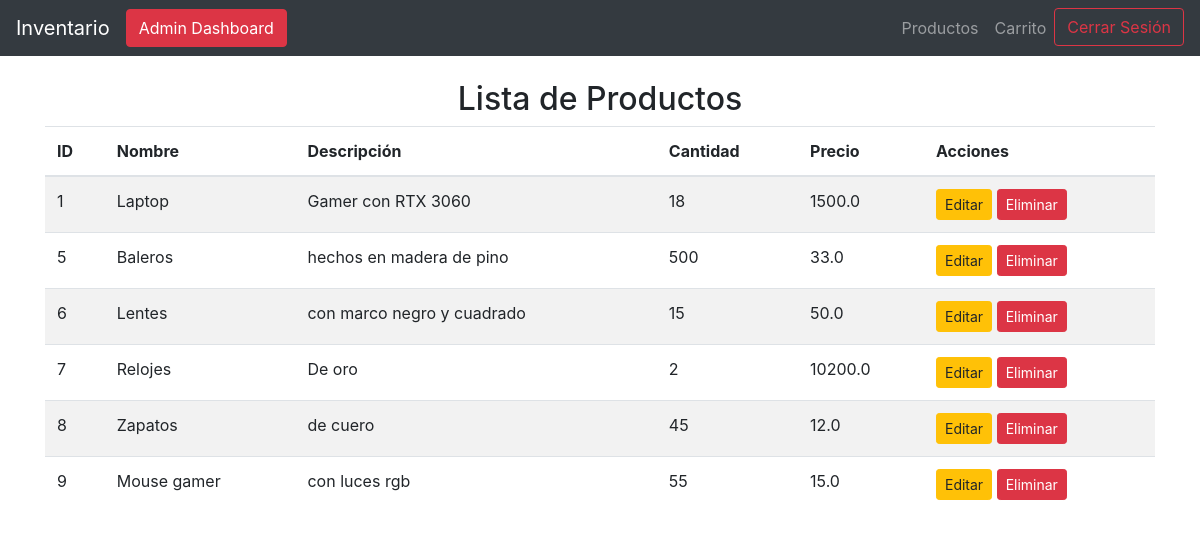
/listar (signed in), run on the app's committed database.
### tables this page shows
CREATE TABLE productos (
            id INTEGER PRIMARY KEY AUTOINCREMENT,
            nombre TEXT UNIQUE NOT NULL,
            descripcion TEXT,
            cantidad INTEGER NOT NULL CHECK (cantidad >= 0),
            precio REAL NOT NULL CHECK (precio >= 0)
        );

### app.py (the view)
@app.route('/listar')
@login_required
def listar():
    productos = listar_productos()
    return render_template('listar_productos.html', productos=productos)

### app.py (called while the page is built)
@login_manager.user_loader
def load_user(user_id):
    conn, cursor = connect_db()
    cursor.execute("SELECT usuario_id, nombre, email, rol FROM usuarios WHERE usuario_id = ?", (user_id,))
    usuario = cursor.fetchone()
    return Usuario(id=usuario[0], nombre=usuario[1], email=usuario[2], rol=usuario[3]) if usuario else None

### database.py (called while the page is built)
def connect_db():
    conn = sqlite3.connect(DB_NAME)
    cursor = conn.cursor()
    return conn, cursor

def listar_productos():
    conn, cursor = connect_db()
    cursor.execute("SELECT * FROM productos")
    productos = cursor.fetchall()
    conn.close()
    if productos:
        return productos
    else:
        print("No hay productos en el inventario.")

### templates/listar_productos.html
{% extends 'base.html' %}
{% block content %}
    <h2 class="text-center">Lista de Productos</h2>
    {% if productos %}
        <table class="table table-striped">
            <thead>
                <tr>
                    <th>ID</th>
                    <th>Nombre</th>
                    <th>Descripción</th>
                    <th>Cantidad</th>
                    <th>Precio</th>
                    <th>Acciones</th>
                </tr>
            </thead>
            <tbody>
                {% for producto in productos %}
                    <tr>
                        <td>{{ producto[0] }}</td>
                        <td>{{ producto[1] }}</td>
                        <td>{{ producto[2] }}</td>
                        <td>{{ producto[3] }}</td>
                        <td>{{ producto[4] }}</td>
                        <td>
                            <a href="/actualizar/{{ producto[0] }}" class="btn btn-warning btn-sm">Editar</a>
                            <a href="/confirmar_eliminar/{{ producto[0] }}" class="btn btn-danger btn-sm">Eliminar</a>
                        </td>
                    </tr>
                {% endfor %}
            </tbody>
        </table>
    {% else %}
        <p>No hay productos registrados.</p>
    {% endif %}
{% endblock %}

### data on the page
productos: id "1", nombre "Laptop", descripcion "Gamer con RTX 3060", cantidad "18", precio "1500.0"
productos: id "5", nombre "Baleros", descripcion "hechos en madera de pino", cantidad "500", precio "33.0"
productos: id "6", nombre "Lentes", descripcion "con marco negro y cuadrado", cantidad "15", precio "50.0"
productos: id "7", nombre "Relojes", descripcion "De oro", cantidad "2", precio "10200.0"
productos: id "8", nombre "Zapatos", descripcion "de cuero", cantidad "45", precio "12.0"
productos: id "9", nombre "Mouse gamer", descripcion "con luces rgb", cantidad "55", precio "15.0"
